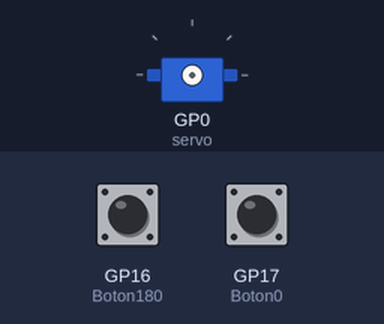
Recording of a program running on a simulated Raspberry Pi Pico running MicroPython. Shown: servo. The test bench sets the inputs (shaded band); at power-on: GP16 (Boton180) LOW, GP17 (Boton0) LOW. Servo angles are drawn from the pulse width (0.5 ms = 0°, 2.5 ms = 180°).

Above: at 1.2 s.
1.3 s: GP16 (Boton180) pulled HIGH for 0.15 s
2.9 s: GP17 (Boton0) pulled HIGH for 0.15 s
At 4.1 s:
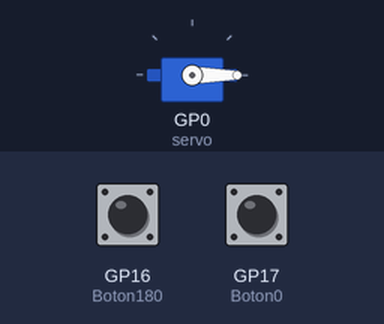
4.5 s: GP16 (Boton180) pulled HIGH for 1 s
At 5.3 s:
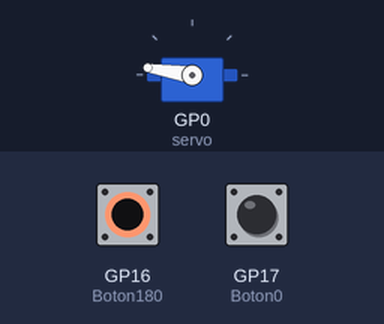
7.0 s: GP17 (Boton0) pulled HIGH for 1 s
At 8.4 s:
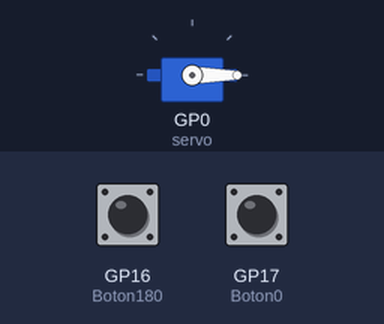
Timing chart, 0 to 10.0 s (numbered marks = the images above; inputs shaded):
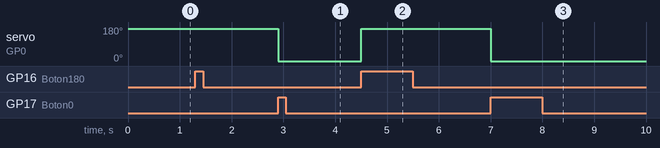

The program:

servos2.py
```python
from machine import Pin, PWM
import time

servo = PWM(Pin(0))
servo.freq(50)
Boton0 = machine.Pin(17, machine.Pin.IN, machine.Pin.PULL_DOWN)
Boton180 = machine.Pin(16, machine.Pin.IN, machine.Pin.PULL_DOWN)

while True:
    if Boton0.value() == 1:
        servo.duty_u16(1311)
        time.sleep(0.5)
    if Boton180.value() == 1:
        servo.duty_u16(7864)
        time.sleep(0.5)
```

Measured:
- after the input at 2.9 s, servo on GP0 (servo): 171° → 0° at once
- after the input at 4.5 s, servo on GP0 (servo): 0° → 171° at once
- after the input at 7.0 s, servo on GP0 (servo): 171° → 0° at once
